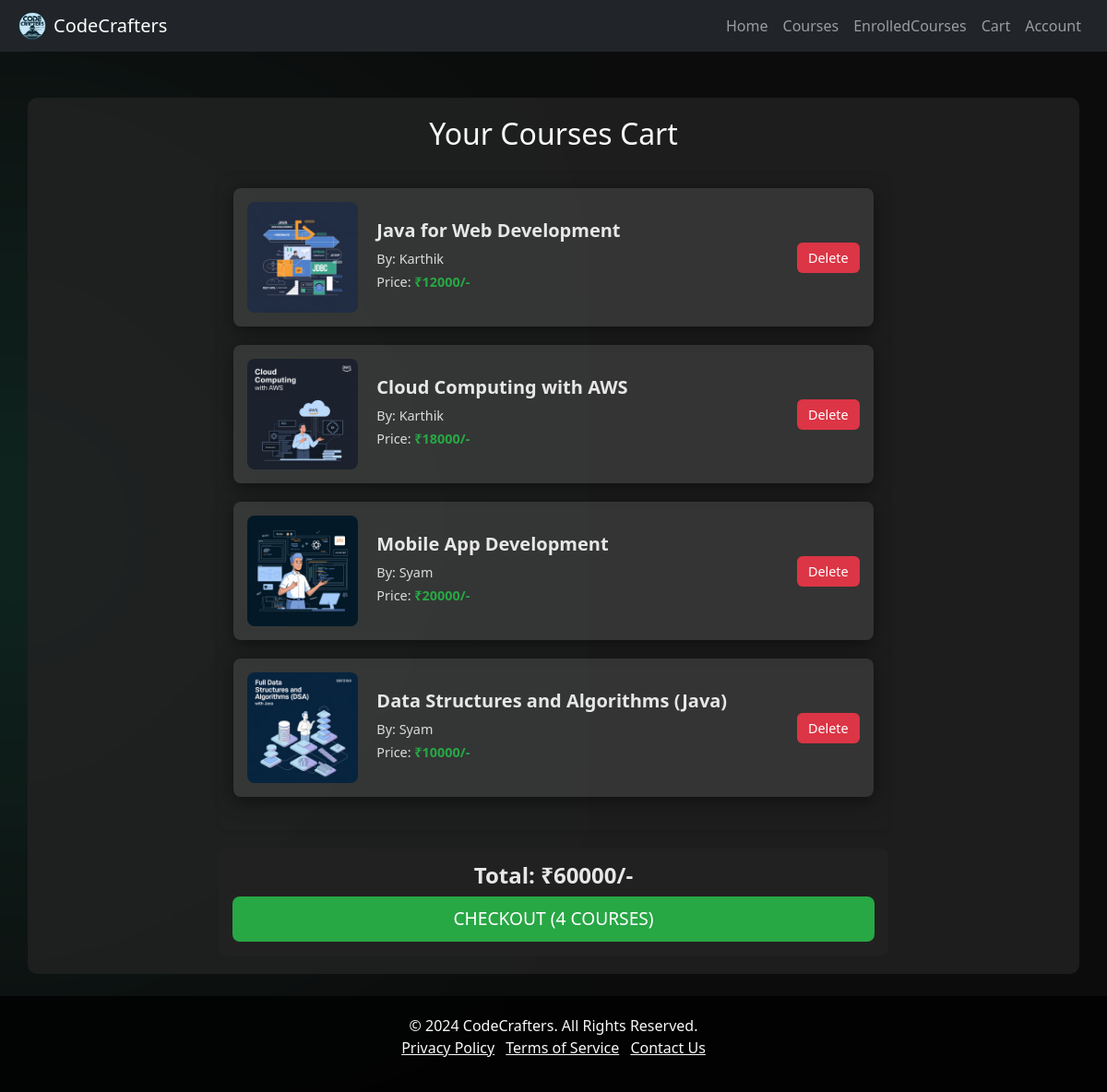
Page /cart/ (signed in) on the committed database.
### datauploader/models.py (models this page shows, shortened)
class CoursesCart(models.Model):
    userId = models.ForeignKey(CustomUser,on_delete=models.CASCADE)
    courseId = models.ForeignKey(Courses,on_delete=models.CASCADE)

class Courses(models.Model):
    courseName = models.CharField(max_length=60)
    courseImg = models.ImageField(upload_to='images/')
    courseBy = models.CharField(max_length=60)
    coursePrice = models.IntegerField()
    courseDescription = models.CharField(max_length=400)
    conceptList = models.ManyToManyField(CourseConcepts)

### usersApp/views.py (the view)
# urls.py: path('cart/', cartView, name='cart'),
@login_required(login_url='myapp:login')
def cartView(request):
    data = CoursesCart.objects.filter(userId=request.user)
    total = sum(item.courseId.coursePrice for item in data)
    context = {
        'data': data,
        'total': total
    }
    return render(request,'usersPage/cart.html',context=context)

### template/usersPage/cart.html (shortened to what this page needs)
{% load static %}
<!DOCTYPE html>
<html lang="en">
<head>
    <link href="https://cdn.jsdelivr.net/npm/bootstrap@5.3.0/dist/css/bootstrap.min.css" rel="stylesheet">
</head>
<body>
    {% include 'usersPage/header.html' %}
    <div class="container COURSE-CONTAINER">
        <h2 class="text-center mb-4">Your Courses Cart</h2>
        <div class="row justify-content-center">
            <div class="col-md-8">
                {% if data %}
                    <div class="card shadow-sm">
                        <div class="card-body">
                            {% for course in data %}
                                <div class="cart-item">
                                    <img src="{{ course.courseId.courseImg.url }}" alt="{{ course.courseId.courseName }}">
                                    <div class="course-details">
                                        <h5 class="fw-bold">{{ course.courseId.courseName }}</h5>
                                        <p>By: {{ course.courseId.courseBy }}</p>
                                        <p>Price: <span class="price">₹{{ course.courseId.coursePrice }}/-</span></p>
                                    </div>
                                    <a href="{% url 'usersApp:delete' course.id %}" class="btn btn-danger">Delete</a>
                                </div>
                            {% endfor %}
                        </div>
                    </div>
                    <div class="total-container">
                        <h4>Total: ₹{{ total }}/-</h4>
                        <a href="{% url 'usersApp:checkoutCart' %}" class="btn btn-checkout">Checkout ({{ data|length }} courses) </a>
                    </div>
                {% else %}
                    <div class="alert alert-warning text-center">
                        Your cart is empty!
                    </div>
                {% endif %}
            </div>
        </div>
    </div>
    {% include 'usersPage/footer.html' %}
</body>
</html>

### template/usersPage/cart.html (style rules this page uses)
body { background-size: cover; background-repeat: no-repeat; background-position: center; color: #f8f9fa; }
.COURSE-CONTAINER { margin-top: 50px; background-color: rgba(34, 34, 34, 0.8); border-radius: 10px; padding: 20px; }
.card { border: none; background-color: transparent; }
.cart-item { background-color: rgba(255, 255, 255, 0.1); border-radius: 8px; padding: 15px; margin-bottom: 20px; box-shadow: 0 4px 20px rgba(0, 0, 0, 0.5); display: flex; align-items: center; }
.cart-item img { max-width: 120px; border-radius: 8px; margin-right: 20px; }
.course-details h5 { font-size: 1.25rem; font-weight: 600; color: #e7e7e7; }
.course-details p { margin-bottom: 0.25rem; font-size: 0.9rem; color: #dcdcdc; }
.price { color: #28a745; font-weight: bold; }
.cart-item .btn-danger { margin-left: auto; font-size: 0.9rem; background-color: #dc3545; border: none; }
.btn-checkout { background-color: #28a745; color: white; font-size: 1.2rem; padding: 10px 20px; border: none; border-radius: 8px; transition: background-color 0.3s ease, transform 0.3s ease; text-transform: uppercase; display: inline-block; width: 100%; }
.total-container { margin-top: 20px; padding: 15px; background-color: rgba(34, 34, 34, 0.8); border-radius: 8px; text-align: center; }
.total-container h4 { font-size: 1.5rem; font-weight: bold; color: #e7e7e7; }

### rows in the picture
CoursesCart: courseId.courseImg (picture), courseId.courseName "Java for Web Development", courseId.courseBy "Karthik", courseId.coursePrice "12000"
CoursesCart: courseId.courseImg (picture), courseId.courseName "Cloud Computing with AWS", courseId.courseBy "Karthik", courseId.coursePrice "18000"
CoursesCart: courseId.courseImg (picture), courseId.courseName "Mobile App Development", courseId.courseBy "Syam", courseId.coursePrice "20000"
CoursesCart: courseId.courseImg (picture), courseId.courseName "Data Structures and Algorithms (Java)", courseId.courseBy "Syam", courseId.coursePrice "10000"

### other values in the picture
{{ total }} "60000"
{{ data|length }} "4"
